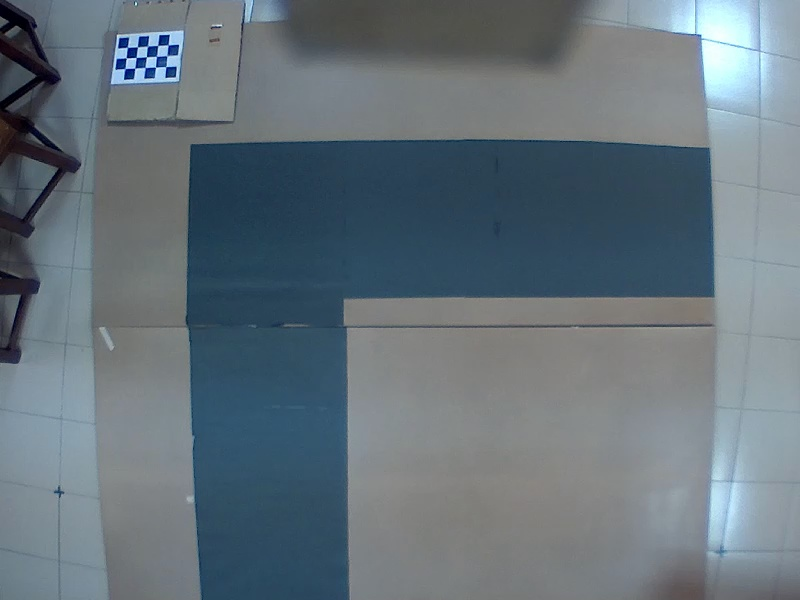
#> input picture camera_image.jpg, 800 x 600 px, found by its file name
$ python Undistorted_img.py
#> lines starting #> are read from the running program, lines starting #| are printed output that depends on the picture
import cv2
import numpy as np

# Load the distorted image
distorted_image = cv2.imread('G:/sem 7/FYP/New Git/FYP-Transformer-Robot/camera_image.jpg')
#> distorted_image is the input picture: shape (600, 800, 3); mean B, G, R 123.2, 114.7, 101.7

#distorted_image = cv2.resize(distorted_image, (100, 75))

# Define the camera matrix and distortion coefficients
camera_matrix = np.load("G:/sem 7/FYP/New Git/FYP-Transformer-Robot/CaliFinal/camera_matrix.npy")
#> (reads CaliFinal/camera_matrix.npy from the repository)

distortion_coeffs = np.load("G:/sem 7/FYP/New Git/FYP-Transformer-Robot/CaliFinal/distortion_coeffs.npy")
#> (reads CaliFinal/distortion_coeffs.npy from the repository)

# Get the image size
image_size = (distorted_image.shape[1], distorted_image.shape[0])
#> image_size = (800, 600)

# Perform the undistortion
undistorted_image = cv2.undistort(distorted_image, camera_matrix, distortion_coeffs)
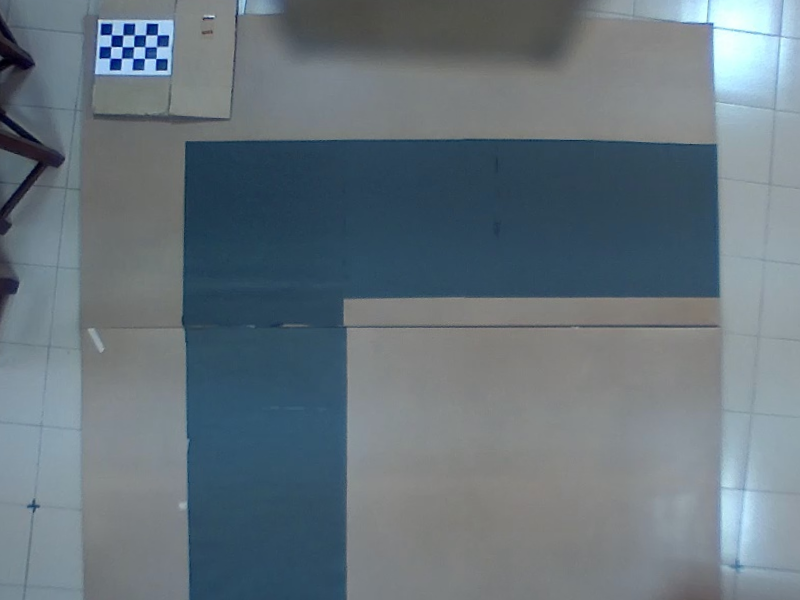
#> undistorted_image: shape (600, 800, 3); mean B, G, R 124.4, 115.9, 102.6

# Save the undistorted image
cv2.imwrite('undistorted_image.jpg', undistorted_image)

# Display the undistorted image
cv2.imshow('Undistorted Image', undistorted_image)
cv2.waitKey(0)
cv2.destroyAllWindows()
